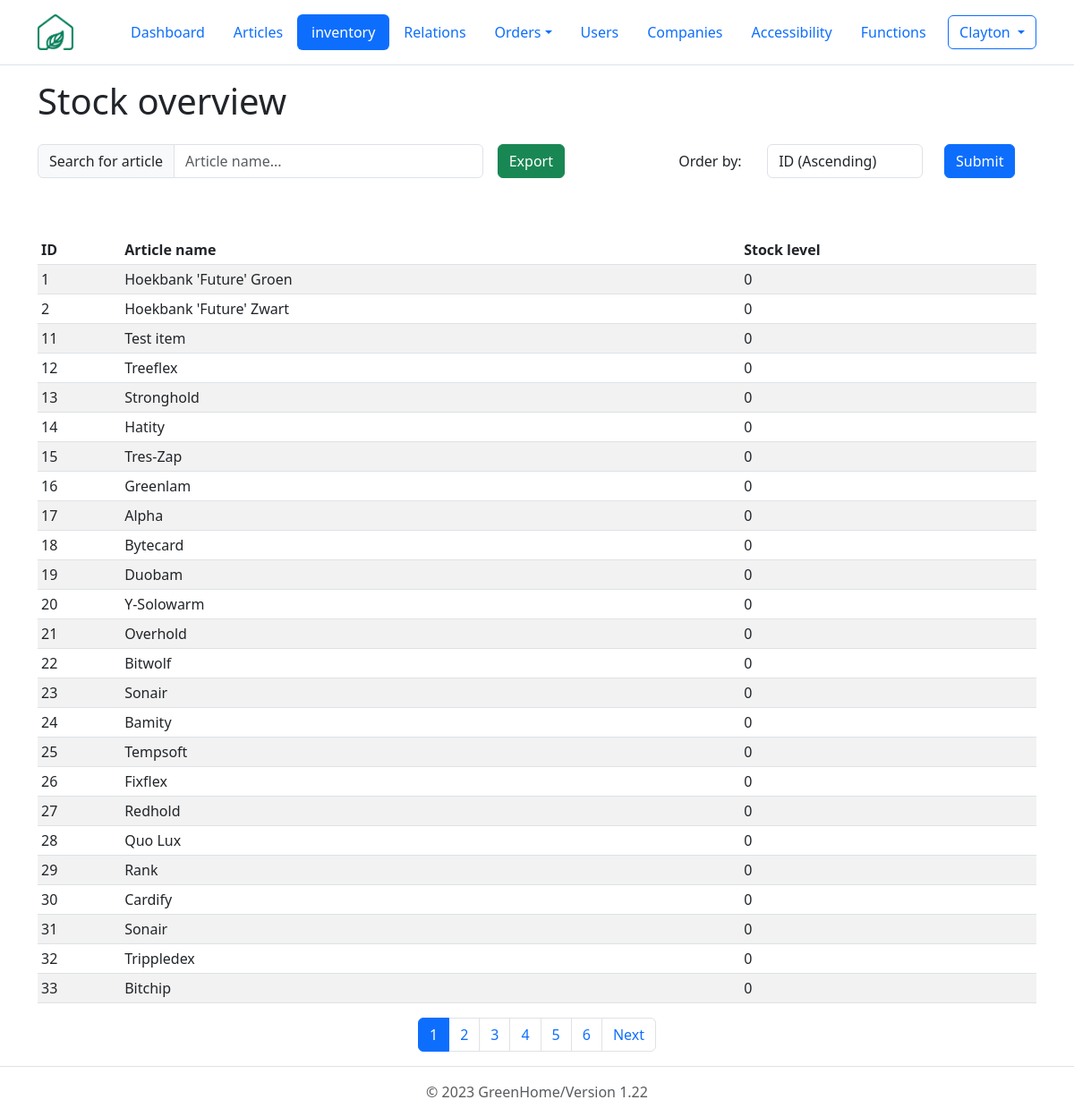
The app's page /php/stock/GUI_stock.php (signed in) with its own data.
### tables this page shows
CREATE TABLE articles (
  id int(10) NOT NULL, 
  name varchar(255) NOT NULL, 
  description varchar(1500),  
  purchase_price decimal(10,2), 
  selling_price decimal(10,2), 
  is_active tinyint(1) NOT NULL DEFAULT 1
);

### php/stock/GUI_stock.php (the view, shortened to what this page needs)
<?php
require_once '../include/db_connect.php';
?>
<!DOCTYPE html>
<html lang="en" class="h-100" data-bs-theme="light">
<head>
  <link href="https://cdn.jsdelivr.net/npm/bootstrap@5.3.0-alpha1/dist/css/bootstrap.min.css" rel="stylesheet">
</head>
<body class="d-flex flex-column h-100">
  <header class="p-3 mb-3 border-bottom">
    <div class="container">
      <div class="d-flex flex-wrap align-items-center justify-content-center justify-content-lg-start">
        <a href="../../dashboard.php" class="d-flex align-items-center mb-2 mb-lg-0 text-dark text-decoration-none me-5">
          <img src="../../images/logo.png" alt="company logo" srcset="" width="40" height="40">
        </a>
        <ul class="nav col-12 col-lg-auto me-lg-auto mb-2 justify-content-center mb-md-0 nav-pills">
          <li class="nav-item"><a href="../../dashboard.php" class="nav-link">Dashboard</a></li>
          <li class="nav-item"><a href="../articles/GUI_articles.php" class="nav-link" >Articles</a></li>
          <li class="nav-item"><a href="../stock/GUI_stock.php" class="nav-link active" aria-current="page" >inventory</a></li>
          <li class="nav-item"><a href="../relations/GUI_relations.php" class="nav-link" aria-current="page" >Relations</a></li>
          <li class="nav-item dropdown">
            <a class="nav-link dropdown-toggle" data-bs-toggle="dropdown" href="#" role="button" aria-expanded="false">Orders</a>
          </li>
          <li class="nav-item"><a href="../users/GUI_users.php" class="nav-link">Users</a></li>
          <li class="nav-item "><a class="nav-link" href="../companies/GUI_companies.php">Companies</a></li>
          <li class="nav-item "><a class="nav-link" href="../accessibilities/GUI_accessibilities.php">Accessibility</a></li>
          <li class="nav-item "><a  href="../functions/GUI_functions.php" class="nav-link">Functions</a></li>
        </ul>
        <?php
          if(isset($_SESSION['user_id'])):?>
            <div class='dropdown text-end'>
              <button class="btn btn-outline-primary dropdown-toggle" type="button" data-bs-toggle="dropdown" aria-expanded="false">
              <?=$_SESSION['user_name']?>
              </button>
            </div>
          <?php else :?>
            <div class='nav-item ml-auto'>
            <a href='../users/GUI_login.php' class='btn btn-outline-primary'>Login</a>
            </div>
          <?php endif;?>
      </div>
    </div>
  </header>
  <div class="container">
    <h1>Stock overview</h1>
  </div>
  <div class="container">
    <div class="d-flex align-items-center mb-5">
      <div class="input-group my-3 me-3">
        <span class="input-group-text" id="tableSearchBar">Search for article</span>
        <input type="text" class="form-control" id="searchInput" placeholder="Article name..." aria-label="articlename" aria-describedby="tableSearchBar" onkeyup="tableSearch()">
      </div>
      <a href="../include/exportData.php?report=exportStock" class="btn btn-success my-3">Export</a>
      <div class="container d-flex align-items-center justify-content-end my-3 me-3">
        <form method="get">
          <div class="form-group row align-items-center">
            <label for="order_by" class="col-sm-3 col-form-label">Order by:</label>
            <div class="col-sm-6">
              <select class="form-control" id="order_by" name="order_by">
                <option value="id_asc">ID (Ascending)</option>
              </select>
            </div>
            <div class="col-sm-3">
              <button type="submit" class="btn btn-primary">Submit</button>
            </div>
          </div>
        </form>
      </div>
    </div>
    <table class="table table-striped table-sm" id="table">
      <thead>
        <tr>
          <th>ID</th>
          <th>Article name</th>
          <th>Stock level</th>
        </tr>
      </thead>
      <tbody>
      <?php
      $records_per_page = 25;
      $sql_count = "SELECT COUNT(*) AS count FROM articles";
      $result_count = $connection->query($sql_count);
      $row_count = $result_count->fetch_assoc();
      $total_records = $row_count['count'];
      $total_pages = ceil($total_records / $records_per_page);
      $current_page = isset($_GET['page']) && is_numeric($_GET['page']) ? (int)$_GET['page'] : 1;
      $offset = ($current_page - 1) * $records_per_page;
      if(isset($_GET["order_by"])){
        $get_order_by = $_GET["order_by"];
        switch($get_order_by) {
          case "article_name_asc":
            $order_by = "article_name ASC";
            break;
          case "article_name_desc":
            $order_by = "article_name DESC";
            break;
          case "id_asc":
            $order_by = "id ASC";
            break;
          case "id_desc":
            $order_by = "id DESC";
            break;
          case "stock_level_asc":
            $order_by = "stock_level ASC";
            break;
          case "stock_level_desc":
            $order_by = "stock_level DESC";
            break;
          default:
            $order_by = "id ASC";
        }
      } else {
        $order_by = "id ASC";
      }
      $sql = "WITH total_incoming AS (
        SELECT articles.id AS article_id, SUM(order_lines.quantity) AS incoming_stock
        FROM order_lines
        JOIN orders
            ON order_lines.order_id = orders.id
        JOIN articles
            ON articles.id = order_lines.article_id
        WHERE orders.order_type = 0
        GROUP BY articles.id
      ), total_outgoing AS (
        SELECT articles.id AS article_id, SUM(order_lines.quantity) AS outgoing_stock
        FROM order_lines
        JOIN orders
            ON order_lines.order_id = orders.id
        JOIN articles
            ON articles.id = order_lines.article_id
        WHERE orders.order_type = 1
        GROUP BY articles.id
      )
      SELECT articles.id AS 'id', articles.name AS 'article_name',
            COALESCE(SUM(total_incoming.incoming_stock), 0) - COALESCE(SUM(total_outgoing.outgoing_stock), 0) AS 'stock_level'
      FROM articles
      LEFT JOIN total_incoming
          ON articles.id = total_incoming.article_id
      LEFT JOIN total_outgoing
          ON articles.id = total_outgoing.article_id
      GROUP BY articles.id, articles.name
      ORDER BY $order_by
      LIMIT $records_per_page
      OFFSET $offset;";
      $result = $connection->query($sql);
      while($row = $result->fetch_assoc()) {
        echo "<tr>
        <td>$row[id]</td>
        <td>$row[article_name]</td>
        <td>$row[stock_level]</td>
        </tr>";
      }
      ?>
      </tbody>
    </table>
  </div>
  <?php if ($total_pages > 1): ?>
    <nav aria-label="Page navigation">
      <ul class="pagination justify-content-center">
        <?php
          $start_page = max(1, $current_page - 5);
          $end_page = min($total_pages, $current_page + 5);
          for ($i = $start_page; $i <= $end_page; $i++):
        ?>
          <li class="page-item<?= $current_page == $i ? ' active' : '' ?>">
            <a class="page-link" href="?page=<?= $i ?>"><?= $i ?></a>
          </li>
        <?php endfor; ?>
        <?php if ($current_page < $total_pages): ?>
          <li class="page-item"><a class="page-link" href="?page=<?= $current_page + 1 ?>">Next</a></li>
        <?php endif; ?>
      </ul>
    </nav>
  <?php endif; ?>
  <?php
  require_once '..\include\footer.php'?>
</body>
</html>

### records on screen
articles: id "1", name "Hoekbank 'Future' Groen", row "0"
articles: id "2", name "Hoekbank 'Future' Zwart", row "0"
articles: id "11", name "Test item", row "0"
articles: id "12", name "Treeflex", row "0"
articles: id "13", name "Stronghold", row "0"
articles: id "14", name "Hatity", row "0"
articles: id "15", name "Tres-Zap", row "0"
articles: id "16", name "Greenlam", row "0"
articles: id "17", name "Alpha", row "0"
articles: id "18", name "Bytecard", row "0"
articles: id "19", name "Duobam", row "0"
articles: id "20", name "Y-Solowarm", row "0"
articles: id "21", name "Overhold", row "0"
articles: id "22", name "Bitwolf", row "0"
articles: id "23", name "Sonair", row "0"
articles: id "24", name "Bamity", row "0"
articles: id "25", name "Tempsoft", row "0"
articles: id "26", name "Fixflex", row "0"
articles: id "27", name "Redhold", row "0"
articles: id "28", name "Quo Lux", row "0"
articles: id "29", name "Rank", row "0"
articles: id "30", name "Cardify", row "0"
articles: id "31", name "Sonair", row "0"
articles: id "32", name "Trippledex", row "0"
articles: id "33", name "Bitchip", row "0"

### other values on screen
$_SESSION['user_name'] "Clayton"
